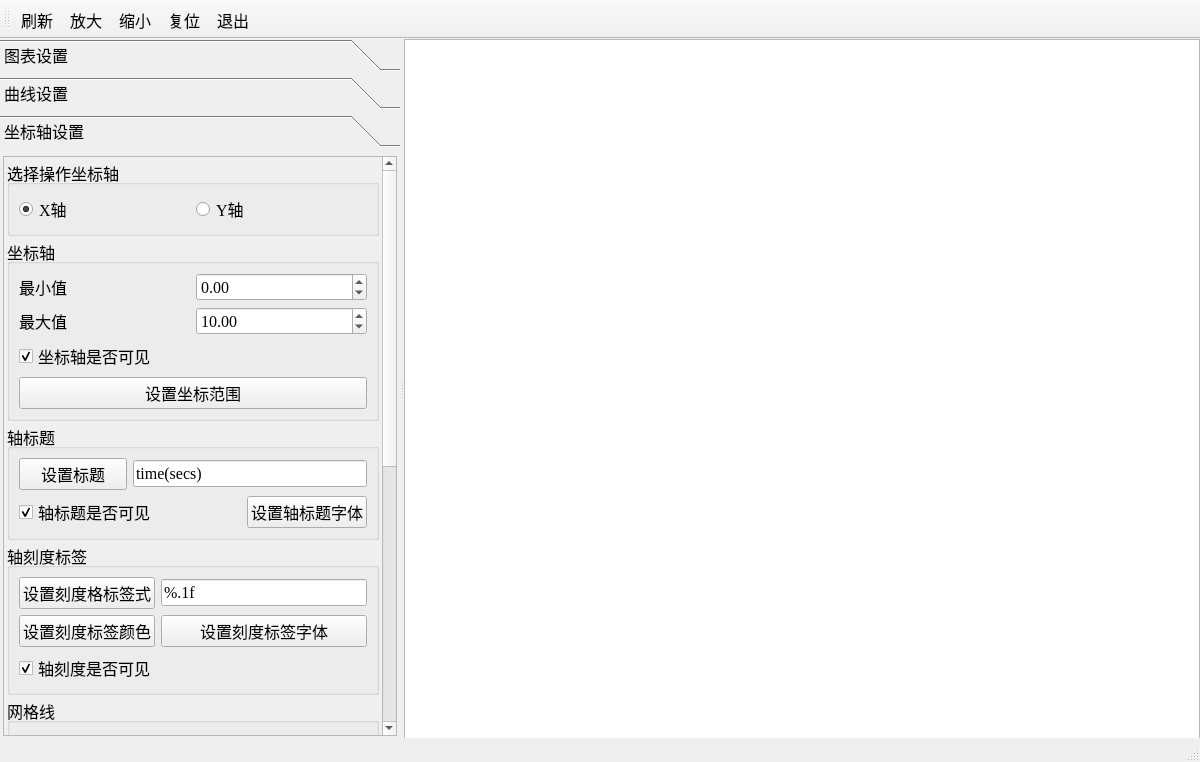
<?xml version="1.0" encoding="UTF-8"?>
<ui version="4.0">
 <class>TestQChartLineSeries</class>
 <widget class="QMainWindow" name="TestQChartLineSeries">
  <property name="geometry">
   <rect>
    <x>0</x>
    <y>0</y>
    <width>1200</width>
    <height>762</height>
   </rect>
  </property>
  <property name="font">
   <font>
    <family>Times New Roman</family>
    <pointsize>12</pointsize>
   </font>
  </property>
  <property name="windowTitle">
   <string>TestQChartLineSeries</string>
  </property>
  <widget class="QWidget" name="centralwidget">
   <widget class="QSplitter" name="splitter">
    <property name="geometry">
     <rect>
      <x>0</x>
      <y>0</y>
      <width>1200</width>
      <height>700</height>
     </rect>
    </property>
    <property name="orientation">
     <enum>Qt::Horizontal</enum>
    </property>
    <widget class="QToolBox" name="toolBox">
     <property name="minimumSize">
      <size>
       <width>260</width>
       <height>0</height>
      </size>
     </property>
     <property name="maximumSize">
      <size>
       <width>400</width>
       <height>16777215</height>
      </size>
     </property>
     <property name="frameShape">
      <enum>QFrame::NoFrame</enum>
     </property>
     <property name="currentIndex">
      <number>2</number>
     </property>
     <widget class="QWidget" name="page">
      <property name="geometry">
       <rect>
        <x>0</x>
        <y>0</y>
        <width>400</width>
        <height>589</height>
       </rect>
      </property>
      <attribute name="icon">
       <iconset>
        <normaloff>:/images/images/3.ico</normaloff>:/images/images/3.ico</iconset>
      </attribute>
      <attribute name="label">
       <string>图表设置</string>
      </attribute>
      <layout class="QVBoxLayout" name="verticalLayout_5">
       <property name="spacing">
        <number>3</number>
       </property>
       <property name="leftMargin">
        <number>3</number>
       </property>
       <property name="topMargin">
        <number>3</number>
       </property>
       <property name="rightMargin">
        <number>3</number>
       </property>
       <property name="bottomMargin">
        <number>3</number>
       </property>
       <item>
        <widget class="QScrollArea" name="scrollArea_2">
         <property name="widgetResizable">
          <bool>true</bool>
         </property>
         <widget class="QWidget" name="scrollAreaWidgetContents_2">
          <property name="geometry">
           <rect>
            <x>0</x>
            <y>-106</y>
            <width>375</width>
            <height>687</height>
           </rect>
          </property>
          <layout class="QVBoxLayout" name="verticalLayout_4">
           <item>
            <widget class="QGroupBox" name="groupBox">
             <property name="title">
              <string>标题</string>
             </property>
             <layout class="QGridLayout" name="gridLayout_2">
              <item row="0" column="0">
               <widget class="QLineEdit" name="editTitle"/>
              </item>
              <item row="0" column="1">
               <widget class="QPushButton" name="btnSetTitle">
                <property name="toolTip">
                 <string>设置标题文字</string>
                </property>
                <property name="text">
                 <string>设置</string>
                </property>
               </widget>
              </item>
              <item row="1" column="0" colspan="2">
               <widget class="QPushButton" name="btnSetTitleFont">
                <property name="text">
                 <string>设置标题字体</string>
                </property>
               </widget>
              </item>
             </layout>
            </widget>
           </item>
           <item>
            <widget class="QGroupBox" name="groupBox_4">
             <property name="title">
              <string>图例</string>
             </property>
             <layout class="QGridLayout" name="gridLayout_9">
              <item row="0" column="0">
               <widget class="QRadioButton" name="radioButton">
                <property name="text">
                 <string>上方</string>
                </property>
                <property name="checked">
                 <bool>true</bool>
                </property>
               </widget>
              </item>
              <item row="0" column="1">
               <widget class="QRadioButton" name="radioButton_2">
                <property name="text">
                 <string>下方</string>
                </property>
               </widget>
              </item>
              <item row="1" column="0">
               <widget class="QRadioButton" name="radioButton_3">
                <property name="text">
                 <string>左侧</string>
                </property>
               </widget>
              </item>
              <item row="1" column="1">
               <widget class="QRadioButton" name="radioButton_4">
                <property name="text">
                 <string>右侧</string>
                </property>
               </widget>
              </item>
              <item row="2" column="0">
               <widget class="QCheckBox" name="chkLegendVisible">
                <property name="text">
                 <string>图例可见</string>
                </property>
                <property name="checked">
                 <bool>true</bool>
                </property>
               </widget>
              </item>
              <item row="2" column="1">
               <widget class="QCheckBox" name="chkBoxLegendBackground">
                <property name="text">
                 <string>背景可见</string>
                </property>
               </widget>
              </item>
              <item row="3" column="0">
               <widget class="QPushButton" name="btnLegendFont">
                <property name="text">
                 <string>字体</string>
                </property>
               </widget>
              </item>
              <item row="3" column="1">
               <widget class="QPushButton" name="btnLegendlabelColor">
                <property name="text">
                 <string>标签颜色</string>
                </property>
               </widget>
              </item>
             </layout>
            </widget>
           </item>
           <item>
            <widget class="QGroupBox" name="groupBox_2">
             <property name="title">
              <string>边距</string>
             </property>
             <layout class="QGridLayout" name="gridLayout">
              <item row="0" column="0">
               <widget class="QLabel" name="label">
                <property name="text">
                 <string>左边距</string>
                </property>
                <property name="alignment">
                 <set>Qt::AlignCenter</set>
                </property>
               </widget>
              </item>
              <item row="0" column="1">
               <widget class="QSpinBox" name="spinMarginLeft">
                <property name="minimum">
                 <number>10</number>
                </property>
                <property name="maximum">
                 <number>500</number>
                </property>
               </widget>
              </item>
              <item row="1" column="0">
               <widget class="QLabel" name="label_2">
                <property name="text">
                 <string>右边距</string>
                </property>
                <property name="alignment">
                 <set>Qt::AlignCenter</set>
                </property>
               </widget>
              </item>
              <item row="1" column="1">
               <widget class="QSpinBox" name="spinMarginRight">
                <property name="minimum">
                 <number>10</number>
                </property>
                <property name="maximum">
                 <number>500</number>
                </property>
               </widget>
              </item>
              <item row="2" column="0">
               <widget class="QLabel" name="label_3">
                <property name="text">
                 <string>上边距</string>
                </property>
                <property name="alignment">
                 <set>Qt::AlignCenter</set>
                </property>
               </widget>
              </item>
              <item row="2" column="1">
               <widget class="QSpinBox" name="spinMarginTop">
                <property name="minimum">
                 <number>10</number>
                </property>
                <property name="maximum">
                 <number>500</number>
                </property>
               </widget>
              </item>
              <item row="3" column="0">
               <widget class="QLabel" name="label_4">
                <property name="text">
                 <string>下边距</string>
                </property>
                <property name="alignment">
                 <set>Qt::AlignCenter</set>
                </property>
               </widget>
              </item>
              <item row="3" column="1">
               <widget class="QSpinBox" name="spinMarginBottom">
                <property name="minimum">
                 <number>10</number>
                </property>
                <property name="maximum">
                 <number>500</number>
                </property>
               </widget>
              </item>
              <item row="4" column="0" colspan="2">
               <widget class="QPushButton" name="btnSetMargin">
                <property name="text">
                 <string>设置边距</string>
                </property>
               </widget>
              </item>
             </layout>
            </widget>
           </item>
           <item>
            <widget class="QGroupBox" name="groupBox_15">
             <property name="title">
              <string>动画效果</string>
             </property>
             <layout class="QGridLayout" name="gridLayout_10">
              <item row="0" column="0">
               <widget class="QLabel" name="label_6">
                <property name="text">
                 <string>动画效果</string>
                </property>
                <property name="alignment">
                 <set>Qt::AlignCenter</set>
                </property>
               </widget>
              </item>
              <item row="0" column="1">
               <widget class="QComboBox" name="cBoxAnimation">
                <item>
                 <property name="text">
                  <string>NoAnimation</string>
                 </property>
                </item>
                <item>
                 <property name="text">
                  <string>GridAxisAnimations</string>
                 </property>
                </item>
                <item>
                 <property name="text">
                  <string>SeriesAnimations</string>
                 </property>
                </item>
                <item>
                 <property name="text">
                  <string>AllAnimations</string>
                 </property>
                </item>
               </widget>
              </item>
              <item row="1" column="0">
               <widget class="QLabel" name="label_8">
                <property name="text">
                 <string>主  题</string>
                </property>
                <property name="alignment">
                 <set>Qt::AlignCenter</set>
                </property>
               </widget>
              </item>
              <item row="1" column="1">
               <widget class="QComboBox" name="cBoxTheme">
                <item>
                 <property name="text">
                  <string>Light</string>
                 </property>
                </item>
                <item>
                 <property name="text">
                  <string>BlueCerulean</string>
                 </property>
                </item>
                <item>
                 <property name="text">
                  <string>Dark</string>
                 </property>
                </item>
                <item>
                 <property name="text">
                  <string>BrownSand</string>
                 </property>
                </item>
                <item>
                 <property name="text">
                  <string>BlueNcs</string>
                 </property>
                </item>
                <item>
                 <property name="text">
                  <string>HighContrast</string>
                 </property>
                </item>
                <item>
                 <property name="text">
                  <string>BlueIcy</string>
                 </property>
                </item>
                <item>
                 <property name="text">
                  <string>Qt</string>
                 </property>
                </item>
               </widget>
              </item>
             </layout>
            </widget>
           </item>
          </layout>
         </widget>
        </widget>
       </item>
      </layout>
     </widget>
     <widget class="QWidget" name="page_2">
      <property name="geometry">
       <rect>
        <x>0</x>
        <y>0</y>
        <width>400</width>
        <height>589</height>
       </rect>
      </property>
      <attribute name="icon">
       <iconset>
        <normaloff>:/images/images/dis3.ico</normaloff>:/images/images/dis3.ico</iconset>
      </attribute>
      <attribute name="label">
       <string>曲线设置</string>
      </attribute>
      <layout class="QVBoxLayout" name="verticalLayout_10">
       <property name="spacing">
        <number>3</number>
       </property>
       <property name="leftMargin">
        <number>3</number>
       </property>
       <property name="topMargin">
        <number>3</number>
       </property>
       <property name="rightMargin">
        <number>3</number>
       </property>
       <property name="bottomMargin">
        <number>3</number>
       </property>
       <item>
        <widget class="QScrollArea" name="scrollArea_3">
         <property name="widgetResizable">
          <bool>true</bool>
         </property>
         <widget class="QWidget" name="scrollAreaWidgetContents_3">
          <property name="geometry">
           <rect>
            <x>0</x>
            <y>0</y>
            <width>392</width>
            <height>581</height>
           </rect>
          </property>
          <layout class="QVBoxLayout" name="verticalLayout_9">
           <item>
            <widget class="QGroupBox" name="groupBox_12">
             <property name="maximumSize">
              <size>
               <width>16777215</width>
               <height>80</height>
              </size>
             </property>
             <property name="title">
              <string>选择操作序列</string>
             </property>
             <layout class="QHBoxLayout" name="horizontalLayout_3">
              <item>
               <widget class="QRadioButton" name="radioSeries0">
                <property name="text">
                 <string>Sin曲线</string>
                </property>
                <property name="checked">
                 <bool>true</bool>
                </property>
               </widget>
              </item>
              <item>
               <widget class="QRadioButton" name="radioSeries1">
                <property name="text">
                 <string>Cos曲线</string>
                </property>
               </widget>
              </item>
             </layout>
            </widget>
           </item>
           <item>
            <widget class="QGroupBox" name="groupBox_13">
             <property name="title">
              <string>曲线外观</string>
             </property>
             <layout class="QGridLayout" name="gridLayout_3">
              <item row="0" column="0">
               <widget class="QPushButton" name="btnSeriesName">
                <property name="text">
                 <string>序列名称</string>
                </property>
               </widget>
              </item>
              <item row="0" column="1">
               <widget class="QLineEdit" name="editSeriesName">
                <property name="text">
                 <string>Sin曲线</string>
                </property>
               </widget>
              </item>
              <item row="1" column="0">
               <widget class="QCheckBox" name="chkSeriesVisible">
                <property name="text">
                 <string>序列可见</string>
                </property>
                <property name="checked">
                 <bool>true</bool>
                </property>
               </widget>
              </item>
              <item row="1" column="1">
               <widget class="QCheckBox" name="chkPointVisible">
                <property name="text">
                 <string>数据点可见</string>
                </property>
               </widget>
              </item>
              <item row="2" column="0">
               <widget class="QPushButton" name="btnSeriesColor">
                <property name="text">
                 <string>曲线颜色</string>
                </property>
               </widget>
              </item>
              <item row="2" column="1">
               <widget class="QPushButton" name="btnSeriesPen">
                <property name="text">
                 <string>曲线Pen</string>
                </property>
               </widget>
              </item>
              <item row="3" column="0">
               <widget class="QLabel" name="label_5">
                <property name="text">
                 <string>透明度</string>
                </property>
                <property name="alignment">
                 <set>Qt::AlignCenter</set>
                </property>
               </widget>
              </item>
              <item row="3" column="1">
               <widget class="QSlider" name="sliderSeriesOpacity">
                <property name="maximum">
                 <number>10</number>
                </property>
                <property name="pageStep">
                 <number>2</number>
                </property>
                <property name="value">
                 <number>5</number>
                </property>
                <property name="orientation">
                 <enum>Qt::Horizontal</enum>
                </property>
               </widget>
              </item>
             </layout>
            </widget>
           </item>
           <item>
            <widget class="QGroupBox" name="groupBox_3">
             <property name="title">
              <string>数据点数值</string>
             </property>
             <layout class="QVBoxLayout" name="verticalLayout_7">
              <item>
               <widget class="QCheckBox" name="chkPointLabelVisible">
                <property name="text">
                 <string>数据点数值可见</string>
                </property>
               </widget>
              </item>
              <item>
               <widget class="QPushButton" name="btnSeriesLabColor">
                <property name="text">
                 <string>数值颜色</string>
                </property>
               </widget>
              </item>
              <item>
               <widget class="QPushButton" name="btnSeriesLabFont">
                <property name="text">
                 <string>数值字体</string>
                </property>
               </widget>
              </item>
              <item>
               <widget class="QGroupBox" name="groupBox_14">
                <property name="title">
                 <string>数值格式</string>
                </property>
                <layout class="QVBoxLayout" name="verticalLayout_6">
                 <item>
                  <widget class="QRadioButton" name="radioSeriesLabFormat0">
                   <property name="text">
                    <string>@yPoint</string>
                   </property>
                   <property name="checked">
                    <bool>true</bool>
                   </property>
                  </widget>
                 </item>
                 <item>
                  <widget class="QRadioButton" name="radioSeriesLabFormat1">
                   <property name="text">
                    <string>(@xPoint, @yPoint)</string>
                   </property>
                  </widget>
                 </item>
                </layout>
               </widget>
              </item>
             </layout>
            </widget>
           </item>
          </layout>
         </widget>
        </widget>
       </item>
      </layout>
     </widget>
     <widget class="QWidget" name="page_3">
      <property name="geometry">
       <rect>
        <x>0</x>
        <y>0</y>
        <width>400</width>
        <height>589</height>
       </rect>
      </property>
      <attribute name="icon">
       <iconset>
        <normaloff>:/images/images/39.ico</normaloff>:/images/images/39.ico</iconset>
      </attribute>
      <attribute name="label">
       <string>坐标轴设置</string>
      </attribute>
      <layout class="QVBoxLayout" name="verticalLayout_3">
       <property name="spacing">
        <number>3</number>
       </property>
       <property name="leftMargin">
        <number>3</number>
       </property>
       <property name="topMargin">
        <number>3</number>
       </property>
       <property name="rightMargin">
        <number>3</number>
       </property>
       <property name="bottomMargin">
        <number>3</number>
       </property>
       <item>
        <widget class="QScrollArea" name="scrollArea">
         <property name="verticalScrollBarPolicy">
          <enum>Qt::ScrollBarAsNeeded</enum>
         </property>
         <property name="widgetResizable">
          <bool>true</bool>
         </property>
         <widget class="QWidget" name="scrollAreaWidgetContents">
          <property name="geometry">
           <rect>
            <x>0</x>
            <y>-520</y>
            <width>375</width>
            <height>1101</height>
           </rect>
          </property>
          <layout class="QVBoxLayout" name="verticalLayout_2">
           <property name="spacing">
            <number>3</number>
           </property>
           <property name="leftMargin">
            <number>3</number>
           </property>
           <property name="topMargin">
            <number>3</number>
           </property>
           <property name="rightMargin">
            <number>3</number>
           </property>
           <property name="bottomMargin">
            <number>3</number>
           </property>
           <item>
            <widget class="QGroupBox" name="groupBox_7">
             <property name="title">
              <string>选择操作坐标轴</string>
             </property>
             <layout class="QHBoxLayout" name="horizontalLayout_2">
              <item>
               <widget class="QRadioButton" name="radioX">
                <property name="text">
                 <string>X轴</string>
                </property>
                <property name="checked">
                 <bool>true</bool>
                </property>
               </widget>
              </item>
              <item>
               <widget class="QRadioButton" name="radioY">
                <property name="text">
                 <string>Y轴</string>
                </property>
                <property name="checked">
                 <bool>false</bool>
                </property>
               </widget>
              </item>
             </layout>
            </widget>
           </item>
           <item>
            <widget class="QGroupBox" name="groupBox_8">
             <property name="title">
              <string>坐标轴</string>
             </property>
             <layout class="QGridLayout" name="gridLayout_4">
              <item row="0" column="0">
               <widget class="QLabel" name="label_7">
                <property name="text">
                 <string>最小值</string>
                </property>
               </widget>
              </item>
              <item row="0" column="1">
               <widget class="QDoubleSpinBox" name="spinAxisMin">
                <property name="minimum">
                 <double>-1000.000000000000000</double>
                </property>
                <property name="maximum">
                 <double>1000.000000000000000</double>
                </property>
               </widget>
              </item>
              <item row="1" column="0">
               <widget class="QLabel" name="label_11">
                <property name="text">
                 <string>最大值</string>
                </property>
               </widget>
              </item>
              <item row="1" column="1">
               <widget class="QDoubleSpinBox" name="spinAxisMax">
                <property name="minimum">
                 <double>-1000.000000000000000</double>
                </property>
                <property name="maximum">
                 <double>1000.000000000000000</double>
                </property>
                <property name="value">
                 <double>10.000000000000000</double>
                </property>
               </widget>
              </item>
              <item row="2" column="0" colspan="2">
               <widget class="QCheckBox" name="chkBoxVisible">
                <property name="text">
                 <string>坐标轴是否可见</string>
                </property>
                <property name="checked">
                 <bool>true</bool>
                </property>
               </widget>
              </item>
              <item row="3" column="0" colspan="2">
               <widget class="QPushButton" name="btnSetAxisRange">
                <property name="text">
                 <string>设置坐标范围</string>
                </property>
               </widget>
              </item>
             </layout>
            </widget>
           </item>
           <item>
            <widget class="QGroupBox" name="groupBox_6">
             <property name="title">
              <string>轴标题</string>
             </property>
             <layout class="QGridLayout" name="gridLayout_6">
              <item row="0" column="1" colspan="2">
               <widget class="QLineEdit" name="editAxisTitle">
                <property name="text">
                 <string>time(secs)</string>
                </property>
               </widget>
              </item>
              <item row="1" column="2">
               <widget class="QPushButton" name="btnAxisSetTitleFont">
                <property name="text">
                 <string>设置轴标题字体</string>
                </property>
               </widget>
              </item>
              <item row="0" column="0">
               <widget class="QPushButton" name="btnAxisSetTitle">
                <property name="text">
                 <string>设置标题</string>
                </property>
               </widget>
              </item>
              <item row="1" column="0" colspan="2">
               <widget class="QCheckBox" name="chkBoxAxisTitle">
                <property name="text">
                 <string>轴标题是否可见</string>
                </property>
                <property name="checked">
                 <bool>true</bool>
                </property>
               </widget>
              </item>
             </layout>
            </widget>
           </item>
           <item>
            <widget class="QGroupBox" name="groupBox_10">
             <property name="title">
              <string>轴刻度标签</string>
             </property>
             <layout class="QGridLayout" name="gridLayout_7">
              <item row="0" column="0">
               <widget class="QPushButton" name="pushButton">
                <property name="text">
                 <string>设置刻度格标签式</string>
                </property>
               </widget>
              </item>
              <item row="0" column="1">
               <widget class="QLineEdit" name="editAxisLabelFormat">
                <property name="text">
                 <string>%.1f</string>
                </property>
               </widget>
              </item>
              <item row="1" column="0">
               <widget class="QPushButton" name="btnAxisLabelColor">
                <property name="text">
                 <string>设置刻度标签颜色</string>
                </property>
               </widget>
              </item>
              <item row="1" column="1">
               <widget class="QPushButton" name="btnAxisLabelFont">
                <property name="text">
                 <string>设置刻度标签字体</string>
                </property>
               </widget>
              </item>
              <item row="2" column="0" colspan="2">
               <widget class="QCheckBox" name="chkBoxLabelsVisible">
                <property name="text">
                 <string>轴刻度是否可见</string>
                </property>
                <property name="checked">
                 <bool>true</bool>
                </property>
               </widget>
              </item>
             </layout>
            </widget>
           </item>
           <item>
            <widget class="QGroupBox" name="groupBox_11">
             <property name="title">
              <string>网格线</string>
             </property>
             <layout class="QVBoxLayout" name="verticalLayout">
              <item>
               <widget class="QCheckBox" name="chkGridLineVisible">
                <property name="text">
                 <string>网格线是否可见</string>
                </property>
                <property name="checked">
                 <bool>true</bool>
                </property>
               </widget>
              </item>
              <item>
               <widget class="QPushButton" name="btnGridLineColor">
                <property name="text">
                 <string>设置网格线颜色</string>
                </property>
               </widget>
              </item>
              <item>
               <widget class="QPushButton" name="pushButton_10">
                <property name="text">
                 <string>设置网格线画笔</string>
                </property>
               </widget>
              </item>
             </layout>
            </widget>
           </item>
           <item>
            <widget class="QGroupBox" name="groupBox_9">
             <property name="title">
              <string>轴与刻度</string>
             </property>
             <layout class="QGridLayout" name="gridLayout_5">
              <item row="3" column="0" colspan="2">
               <widget class="QPushButton" name="btnAxisLinePenColor">
                <property name="text">
                 <string>设置主刻度颜色</string>
                </property>
               </widget>
              </item>
              <item row="0" column="1">
               <widget class="QSpinBox" name="spinTickCount">
                <property name="minimum">
                 <number>1</number>
                </property>
                <property name="maximum">
                 <number>1000</number>
                </property>
                <property name="value">
                 <number>10</number>
                </property>
               </widget>
              </item>
              <item row="1" column="0" colspan="2">
               <widget class="QCheckBox" name="chkAxisLineVisible">
                <property name="text">
                 <string>主刻度是否可见</string>
                </property>
                <property name="checked">
                 <bool>true</bool>
                </property>
               </widget>
              </item>
              <item row="0" column="0">
               <widget class="QLabel" name="label_9">
                <property name="sizePolicy">
                 <sizepolicy hsizetype="Preferred" vsizetype="Preferred">
                  <horstretch>0</horstretch>
                  <verstretch>0</verstretch>
                 </sizepolicy>
                </property>
                <property name="maximumSize">
                 <size>
                  <width>140</width>
                  <height>16777215</height>
                 </size>
                </property>
                <property name="text">
                 <string>轴主刻度个数</string>
                </property>
                <property name="alignment">
                 <set>Qt::AlignCenter</set>
                </property>
               </widget>
              </item>
              <item row="2" column="0" colspan="2">
               <widget class="QPushButton" name="btnAxisLinePen">
                <property name="text">
                 <string>设置主刻度画笔</string>
                </property>
               </widget>
              </item>
             </layout>
            </widget>
           </item>
           <item>
            <widget class="QGroupBox" name="groupBox_5">
             <property name="title">
              <string>轴次刻度</string>
             </property>
             <layout class="QGridLayout" name="gridLayout_8">
              <item row="0" column="0">
               <widget class="QLabel" name="label_10">
                <property name="maximumSize">
                 <size>
                  <width>140</width>
                  <height>16777215</height>
                 </size>
                </property>
                <property name="text">
                 <string>轴次刻度个数</string>
                </property>
                <property name="alignment">
                 <set>Qt::AlignCenter</set>
                </property>
               </widget>
              </item>
              <item row="0" column="1">
               <widget class="QSpinBox" name="spinMinorTickCount">
                <property name="value">
                 <number>4</number>
                </property>
               </widget>
              </item>
              <item row="1" column="0" colspan="2">
               <widget class="QCheckBox" name="chkMinorTickVisible">
                <property name="text">
                 <string>次网格线是否可见</string>
                </property>
               </widget>
              </item>
              <item row="2" column="0" colspan="2">
               <widget class="QPushButton" name="btnMinorColor">
                <property name="text">
                 <string>设置次网格线颜色</string>
                </property>
               </widget>
              </item>
              <item row="3" column="0" colspan="2">
               <widget class="QPushButton" name="btnMinorPen">
                <property name="text">
                 <string>设置次网格线画笔</string>
                </property>
               </widget>
              </item>
             </layout>
            </widget>
           </item>
          </layout>
         </widget>
        </widget>
       </item>
      </layout>
     </widget>
    </widget>
    <widget class="QChartView" name="chartView"/>
   </widget>
  </widget>
  <widget class="QMenuBar" name="menubar">
   <property name="geometry">
    <rect>
     <x>0</x>
     <y>0</y>
     <width>1200</width>
     <height>28</height>
    </rect>
   </property>
  </widget>
  <widget class="QStatusBar" name="statusbar"/>
  <widget class="QToolBar" name="toolBar">
   <property name="windowTitle">
    <string>toolBar</string>
   </property>
   <property name="toolButtonStyle">
    <enum>Qt::ToolButtonTextBesideIcon</enum>
   </property>
   <attribute name="toolBarArea">
    <enum>TopToolBarArea</enum>
   </attribute>
   <attribute name="toolBarBreak">
    <bool>false</bool>
   </attribute>
   <addaction name="actDraw"/>
   <addaction name="actZoomIn"/>
   <addaction name="actZoomOut"/>
   <addaction name="actZoomReset"/>
   <addaction name="actQuit"/>
  </widget>
  <action name="actDraw">
   <property name="icon">
    <iconset resource="images.qrc">
     <normaloff>:/images/828.bmp</normaloff>:/images/828.bmp</iconset>
   </property>
   <property name="text">
    <string>刷新</string>
   </property>
   <property name="toolTip">
    <string>刷新</string>
   </property>
  </action>
  <action name="actQuit">
   <property name="icon">
    <iconset resource="images.qrc">
     <normaloff>:/images/132.bmp</normaloff>:/images/132.bmp</iconset>
   </property>
   <property name="text">
    <string>退出</string>
   </property>
   <property name="toolTip">
    <string>退出</string>
   </property>
  </action>
  <action name="actZoomIn">
   <property name="icon">
    <iconset resource="images.qrc">
     <normaloff>:/images/418.bmp</normaloff>:/images/418.bmp</iconset>
   </property>
   <property name="text">
    <string>放大</string>
   </property>
   <property name="toolTip">
    <string>放大</string>
   </property>
  </action>
  <action name="actZoomOut">
   <property name="icon">
    <iconset resource="images.qrc">
     <normaloff>:/images/416.bmp</normaloff>:/images/416.bmp</iconset>
   </property>
   <property name="text">
    <string>缩小</string>
   </property>
   <property name="toolTip">
    <string>缩小</string>
   </property>
  </action>
  <action name="actZoomReset">
   <property name="icon">
    <iconset resource="images.qrc">
     <normaloff>:/images/414.bmp</normaloff>:/images/414.bmp</iconset>
   </property>
   <property name="text">
    <string>复位</string>
   </property>
   <property name="toolTip">
    <string>还原为原始大小</string>
   </property>
  </action>
 </widget>
 <customwidgets>
  <customwidget>
   <class>QChartView</class>
   <extends>QGraphicsView</extends>
   <header location="global">qchartview.h</header>
  </customwidget>
 </customwidgets>
 <resources>
  <include location="images.qrc"/>
 </resources>
 <connections>
  <connection>
   <sender>actQuit</sender>
   <signal>triggered()</signal>
   <receiver>TestQChartLineSeries</receiver>
   <slot>close()</slot>
   <hints>
    <hint type="sourcelabel">
     <x>-1</x>
     <y>-1</y>
    </hint>
    <hint type="destinationlabel">
     <x>599</x>
     <y>380</y>
    </hint>
   </hints>
  </connection>
 </connections>
</ui>
